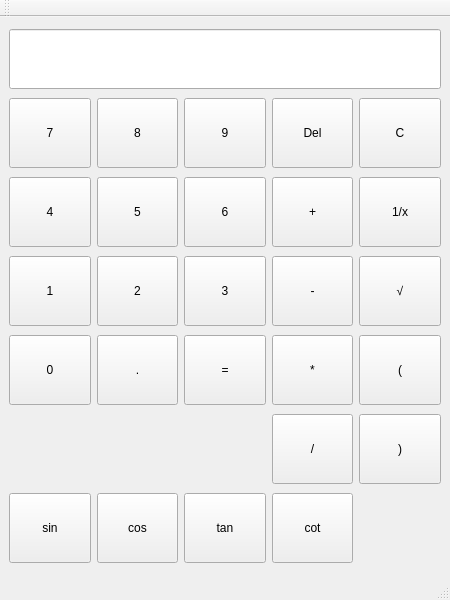
<?xml version="1.0" encoding="UTF-8"?>
<ui version="4.0">
 <class>MainWindow</class>
 <widget class="QMainWindow" name="MainWindow">
  <property name="geometry">
   <rect>
    <x>0</x>
    <y>0</y>
    <width>450</width>
    <height>600</height>
   </rect>
  </property>
  <property name="windowTitle">
   <string>Scientific Calculator</string>
  </property>
  <widget class="QWidget" name="centralWidget">
   <layout class="QGridLayout" name="gridLayout">
    <item row="0" column="0" colspan="5">
     <widget class="QLineEdit" name="display">
      <property name="minimumSize">
       <size>
        <width>0</width>
        <height>60</height>
       </size>
      </property>
      <property name="font">
       <font>
        <pointsize>16</pointsize>
       </font>
      </property>
      <property name="alignment">
       <set>Qt::AlignmentFlag::AlignRight|Qt::AlignmentFlag::AlignTrailing|Qt::AlignmentFlag::AlignVCenter</set>
      </property>
      <property name="readOnly">
       <bool>true</bool>
      </property>
     </widget>
    </item>
    <item row="1" column="0">
     <widget class="QPushButton" name="button7">
      <property name="minimumSize">
       <size>
        <width>70</width>
        <height>70</height>
       </size>
      </property>
      <property name="text">
       <string>7</string>
      </property>
     </widget>
    </item>
    <item row="1" column="1">
     <widget class="QPushButton" name="button8">
      <property name="minimumSize">
       <size>
        <width>70</width>
        <height>70</height>
       </size>
      </property>
      <property name="text">
       <string>8</string>
      </property>
     </widget>
    </item>
    <item row="1" column="2">
     <widget class="QPushButton" name="button9">
      <property name="minimumSize">
       <size>
        <width>70</width>
        <height>70</height>
       </size>
      </property>
      <property name="text">
       <string>9</string>
      </property>
     </widget>
    </item>
    <item row="2" column="0">
     <widget class="QPushButton" name="button4">
      <property name="minimumSize">
       <size>
        <width>70</width>
        <height>70</height>
       </size>
      </property>
      <property name="text">
       <string>4</string>
      </property>
     </widget>
    </item>
    <item row="2" column="1">
     <widget class="QPushButton" name="button5">
      <property name="minimumSize">
       <size>
        <width>70</width>
        <height>70</height>
       </size>
      </property>
      <property name="text">
       <string>5</string>
      </property>
     </widget>
    </item>
    <item row="2" column="2">
     <widget class="QPushButton" name="button6">
      <property name="minimumSize">
       <size>
        <width>70</width>
        <height>70</height>
       </size>
      </property>
      <property name="text">
       <string>6</string>
      </property>
     </widget>
    </item>
    <item row="2" column="4">
     <widget class="QPushButton" name="buttonReciprocal">
      <property name="minimumSize">
       <size>
        <width>70</width>
        <height>70</height>
       </size>
      </property>
      <property name="text">
       <string>1/x</string>
      </property>
     </widget>
    </item>
    <item row="3" column="0">
     <widget class="QPushButton" name="button1">
      <property name="minimumSize">
       <size>
        <width>70</width>
        <height>70</height>
       </size>
      </property>
      <property name="text">
       <string>1</string>
      </property>
     </widget>
    </item>
    <item row="3" column="1">
     <widget class="QPushButton" name="button2">
      <property name="minimumSize">
       <size>
        <width>70</width>
        <height>70</height>
       </size>
      </property>
      <property name="text">
       <string>2</string>
      </property>
     </widget>
    </item>
    <item row="3" column="2">
     <widget class="QPushButton" name="button3">
      <property name="minimumSize">
       <size>
        <width>70</width>
        <height>70</height>
       </size>
      </property>
      <property name="text">
       <string>3</string>
      </property>
     </widget>
    </item>
    <item row="3" column="3">
     <widget class="QPushButton" name="buttonMinus">
      <property name="minimumSize">
       <size>
        <width>70</width>
        <height>70</height>
       </size>
      </property>
      <property name="text">
       <string>-</string>
      </property>
     </widget>
    </item>
    <item row="4" column="0">
     <widget class="QPushButton" name="button0">
      <property name="minimumSize">
       <size>
        <width>70</width>
        <height>70</height>
       </size>
      </property>
      <property name="text">
       <string>0</string>
      </property>
     </widget>
    </item>
    <item row="4" column="1">
     <widget class="QPushButton" name="buttonDot">
      <property name="minimumSize">
       <size>
        <width>70</width>
        <height>70</height>
       </size>
      </property>
      <property name="text">
       <string>.</string>
      </property>
     </widget>
    </item>
    <item row="4" column="2">
     <widget class="QPushButton" name="buttonEquals">
      <property name="minimumSize">
       <size>
        <width>70</width>
        <height>70</height>
       </size>
      </property>
      <property name="text">
       <string>=</string>
      </property>
     </widget>
    </item>
    <item row="6" column="1">
     <widget class="QPushButton" name="buttonCos">
      <property name="minimumSize">
       <size>
        <width>70</width>
        <height>70</height>
       </size>
      </property>
      <property name="text">
       <string>cos</string>
      </property>
     </widget>
    </item>
    <item row="6" column="2">
     <widget class="QPushButton" name="buttonTan">
      <property name="minimumSize">
       <size>
        <width>70</width>
        <height>70</height>
       </size>
      </property>
      <property name="text">
       <string>tan</string>
      </property>
     </widget>
    </item>
    <item row="6" column="3">
     <widget class="QPushButton" name="buttonCot">
      <property name="minimumSize">
       <size>
        <width>70</width>
        <height>70</height>
       </size>
      </property>
      <property name="text">
       <string>cot</string>
      </property>
     </widget>
    </item>
    <item row="1" column="4">
     <widget class="QPushButton" name="buttonClear">
      <property name="minimumSize">
       <size>
        <width>70</width>
        <height>70</height>
       </size>
      </property>
      <property name="text">
       <string>C</string>
      </property>
     </widget>
    </item>
    <item row="1" column="3">
     <widget class="QPushButton" name="buttonDel">
      <property name="minimumSize">
       <size>
        <width>70</width>
        <height>70</height>
       </size>
      </property>
      <property name="text">
       <string>Del</string>
      </property>
     </widget>
    </item>
    <item row="3" column="4">
     <widget class="QPushButton" name="buttonSqrt">
      <property name="minimumSize">
       <size>
        <width>70</width>
        <height>70</height>
       </size>
      </property>
      <property name="text">
       <string>√</string>
      </property>
     </widget>
    </item>
    <item row="2" column="3">
     <widget class="QPushButton" name="buttonPlus">
      <property name="minimumSize">
       <size>
        <width>70</width>
        <height>70</height>
       </size>
      </property>
      <property name="text">
       <string>+</string>
      </property>
     </widget>
    </item>
    <item row="5" column="3">
     <widget class="QPushButton" name="buttonDivide">
      <property name="minimumSize">
       <size>
        <width>70</width>
        <height>70</height>
       </size>
      </property>
      <property name="text">
       <string>/</string>
      </property>
     </widget>
    </item>
    <item row="4" column="3">
     <widget class="QPushButton" name="buttonMultiply">
      <property name="minimumSize">
       <size>
        <width>70</width>
        <height>70</height>
       </size>
      </property>
      <property name="text">
       <string>*</string>
      </property>
     </widget>
    </item>
    <item row="4" column="4">
     <widget class="QPushButton" name="buttonLeftParen">
      <property name="minimumSize">
       <size>
        <width>70</width>
        <height>70</height>
       </size>
      </property>
      <property name="text">
       <string>(</string>
      </property>
     </widget>
    </item>
    <item row="5" column="4">
     <widget class="QPushButton" name="buttonRightParen">
      <property name="minimumSize">
       <size>
        <width>70</width>
        <height>70</height>
       </size>
      </property>
      <property name="text">
       <string>)</string>
      </property>
     </widget>
    </item>
    <item row="6" column="0">
     <widget class="QPushButton" name="buttonSin">
      <property name="minimumSize">
       <size>
        <width>70</width>
        <height>70</height>
       </size>
      </property>
      <property name="text">
       <string>sin</string>
      </property>
     </widget>
    </item>
   </layout>
  </widget>
  <widget class="QMenuBar" name="menuBar">
   <property name="geometry">
    <rect>
     <x>0</x>
     <y>0</y>
     <width>450</width>
     <height>21</height>
    </rect>
   </property>
  </widget>
  <widget class="QToolBar" name="mainToolBar">
   <attribute name="toolBarArea">
    <enum>TopToolBarArea</enum>
   </attribute>
   <attribute name="toolBarBreak">
    <bool>false</bool>
   </attribute>
  </widget>
  <widget class="QStatusBar" name="statusBar"/>
 </widget>
 <resources/>
 <connections/>
</ui>
